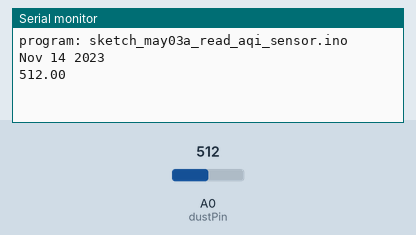
This sketch was run on a simulated Arduino Uno, built with avr-gcc and run on an emulated ATmega328P. Shown: the last lines printed to the serial monitor. The inputs (shaded band) are chosen by the test bench; at power-on: A0 (dustPin) = 512.

Above: at 1.8 s.
1.9 s: A0 (dustPin) set to 716
At 2.8 s:
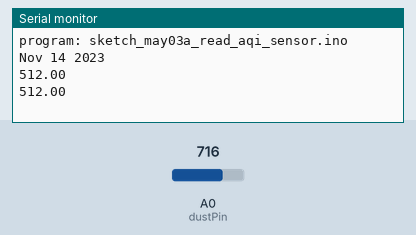
3.4 s: A0 (dustPin) set to 900
At 4.5 s:
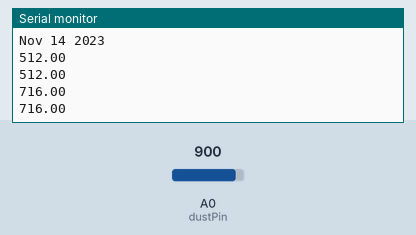
Timing chart, 0 to 6.4 s (numbered marks = the images above; inputs shaded):
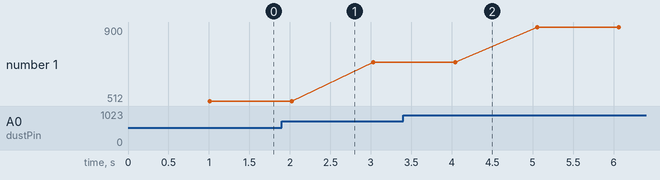

Measured:
- plotted number 1: 512 → 716 after the input at 1.9 s, 716 → 900 after the input at 3.4 s

The sketch:

sketch_may03a_read_aqi_sensor.ino
```cpp
#define DEBUG        1
#define DEBUG_LOG(...) \
  if(DEBUG) Serial.print(__VA_ARGS__)
#define DEBUG_LOGLN(...) \
  if(DEBUG) Serial.println(__VA_ARGS__)

#define SETUP_INIT()            \
  if(DEBUG) Serial.begin(9600); \
  DEBUG_LOG("program: "); \
  DEBUG_LOGLN(__FILE__); \
  DEBUG_LOGLN(__DATE__); \

// PM2.5 AQI Sensor
// OUT: A0
// VCC: Vin

int dustPin = 0;
float dustVal = 0;
int ledPower = 4;
int delayTime = 280;
int delayTime2 = 40;
float offTime = 9680;

void setup(){
  SETUP_INIT()
  pinMode(dustPin, INPUT);
}

void loop(){
  delayMicroseconds(delayTime);
  dustVal = analogRead(dustPin);
  delayMicroseconds(delayTime2);
  delayMicroseconds(offTime);

  delay(1000);
  DEBUG_LOGLN(dustVal);
}
```
